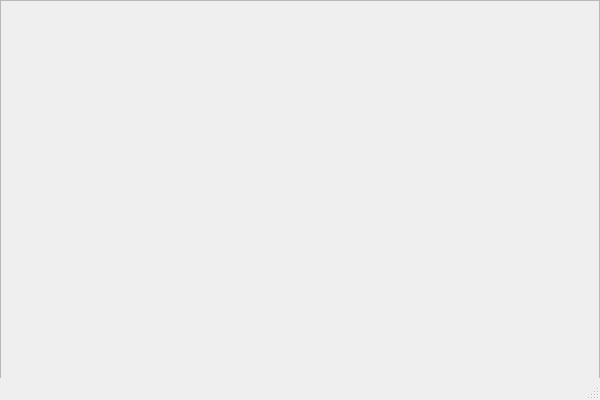
<?xml version="1.0" encoding="UTF-8"?>
<ui version="4.0">
 <class>MainWindow</class>
 <widget class="QMainWindow" name="MainWindow">
  <property name="geometry">
   <rect>
    <x>0</x>
    <y>0</y>
    <width>600</width>
    <height>400</height>
   </rect>
  </property>
  <property name="minimumSize">
   <size>
    <width>600</width>
    <height>400</height>
   </size>
  </property>
  <property name="maximumSize">
   <size>
    <width>600</width>
    <height>400</height>
   </size>
  </property>
  <property name="windowTitle">
   <string>MainWindow</string>
  </property>
  <widget class="QWidget" name="centralwidget">
   <widget class="QFrame" name="frame">
    <property name="geometry">
     <rect>
      <x>0</x>
      <y>0</y>
      <width>600</width>
      <height>400</height>
     </rect>
    </property>
    <property name="minimumSize">
     <size>
      <width>600</width>
      <height>400</height>
     </size>
    </property>
    <property name="maximumSize">
     <size>
      <width>600</width>
      <height>400</height>
     </size>
    </property>
    <property name="frameShape">
     <enum>QFrame::StyledPanel</enum>
    </property>
    <property name="frameShadow">
     <enum>QFrame::Raised</enum>
    </property>
   </widget>
  </widget>
  <widget class="QMenuBar" name="menubar">
   <property name="geometry">
    <rect>
     <x>0</x>
     <y>0</y>
     <width>600</width>
     <height>22</height>
    </rect>
   </property>
  </widget>
  <widget class="QStatusBar" name="statusbar"/>
 </widget>
 <resources/>
 <connections/>
</ui>
